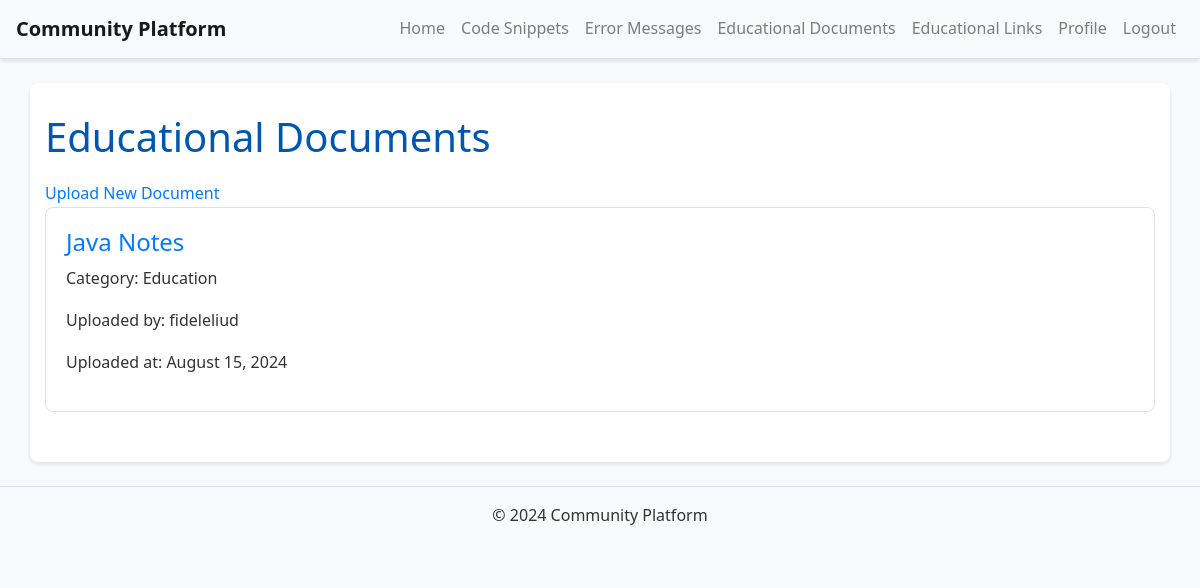
The app's page /documents/ (signed in) with its own data.
### documents/models.py (models this page shows, shortened)
class Document(models.Model):
    user = models.ForeignKey(settings.AUTH_USER_MODEL, on_delete=models.CASCADE)
    title = models.CharField(max_length=200)
    description = models.TextField()
    file = models.FileField(upload_to='documents/')
    category = models.CharField(max_length=50)
    created_at = models.DateTimeField(auto_now_add=True)
    updated_at = models.DateTimeField(auto_now=True)

### users/models.py (models this page shows, shortened)
class CustomUser(AbstractUser):
    bio = models.TextField(blank=True)
    profile_picture = models.ImageField(upload_to='profile_pics/', blank=True, null=True)

### documents/views.py (the view)
# urls.py: path('', views.document_list, name='document_list'),
def document_list(request):
    documents = Document.objects.all().order_by('-created_at')
    paginator = Paginator(documents, 10)
    page_number = request.GET.get('page')
    page_obj = paginator.get_page(page_number)
    return render(request, 'documents/document_list.html', {'page_obj': page_obj})

### templates/documents/document_list.html (shortened to what this page needs)
{% extends 'base.html' %}
{% block content %}
<h1>Educational Documents</h1>
<a href="{% url 'upload_document' %}">Upload New Document</a>
{% for document in page_obj %}
    <div class="document-preview">
        <h2><a href="{% url 'document_detail' document.pk %}">{{ document.title }}</a></h2>
        <p>Category: {{ document.category }}</p>
        <p>Uploaded by: {{ document.user.username }}</p>
        <p>Uploaded at: {{ document.created_at|date:"F d, Y" }}</p>
    </div>
{% empty %}
    <p>No documents uploaded yet.</p>
{% endfor %}
{% endblock %}

### static/css/custom.css (style rules this page uses)
body { font-family: 'Segoe UI', Tahoma, Geneva, Verdana, sans-serif; color: #333; background-color: #f8f9fa; margin: 0; padding: 0; line-height: 1.6; }
h1, h2 { color: #0056b3; margin-bottom: 20px; }
a { color: #007bff; text-decoration: none; transition: color 0.3s ease; }
.link-preview, .document-preview, .snippet-preview, .error-preview { padding: 20px; border: 1px solid #dee2e6; border-radius: 8px; margin-bottom: 20px; background-color: #ffffff; transition: box-shadow 0.3s ease; }
.link-preview h2, .document-preview h2, .snippet-preview h2, .error-preview h2 { font-size: 1.5rem; margin-bottom: 10px; }

### records on screen
Document: title "Java Notes", category "Education", user.username "fideleliud", created_at "August 15, 2024"
